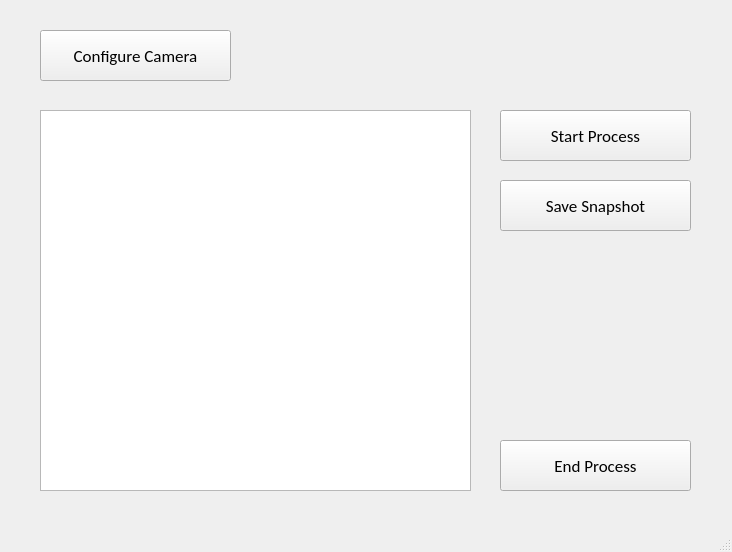
<?xml version="1.0" encoding="UTF-8"?>
<ui version="4.0">
 <class>autoWindow</class>
 <widget class="QMainWindow" name="autoWindow">
  <property name="geometry">
   <rect>
    <x>0</x>
    <y>0</y>
    <width>732</width>
    <height>552</height>
   </rect>
  </property>
  <property name="windowTitle">
   <string>Autimatic Intubation Process</string>
  </property>
  <widget class="QWidget" name="centralwidget">
   <widget class="QPushButton" name="btnStart">
    <property name="geometry">
     <rect>
      <x>500</x>
      <y>110</y>
      <width>191</width>
      <height>51</height>
     </rect>
    </property>
    <property name="font">
     <font>
      <family>Calibri</family>
      <pointsize>13</pointsize>
     </font>
    </property>
    <property name="text">
     <string>Start Process</string>
    </property>
   </widget>
   <widget class="QPushButton" name="btnSave">
    <property name="geometry">
     <rect>
      <x>500</x>
      <y>180</y>
      <width>191</width>
      <height>51</height>
     </rect>
    </property>
    <property name="font">
     <font>
      <family>Calibri</family>
      <pointsize>13</pointsize>
     </font>
    </property>
    <property name="text">
     <string>Save Snapshot</string>
    </property>
   </widget>
   <widget class="QPushButton" name="btnEnd">
    <property name="geometry">
     <rect>
      <x>500</x>
      <y>440</y>
      <width>191</width>
      <height>51</height>
     </rect>
    </property>
    <property name="font">
     <font>
      <family>Calibri</family>
      <pointsize>13</pointsize>
     </font>
    </property>
    <property name="text">
     <string>End Process</string>
    </property>
   </widget>
   <widget class="QGraphicsView" name="displayContent">
    <property name="geometry">
     <rect>
      <x>40</x>
      <y>110</y>
      <width>431</width>
      <height>381</height>
     </rect>
    </property>
   </widget>
   <widget class="QPushButton" name="btnStart_2">
    <property name="geometry">
     <rect>
      <x>40</x>
      <y>30</y>
      <width>191</width>
      <height>51</height>
     </rect>
    </property>
    <property name="font">
     <font>
      <family>Calibri</family>
      <pointsize>13</pointsize>
     </font>
    </property>
    <property name="text">
     <string>Configure Camera</string>
    </property>
   </widget>
  </widget>
  <widget class="QStatusBar" name="statusbar"/>
 </widget>
 <resources/>
 <connections/>
</ui>
